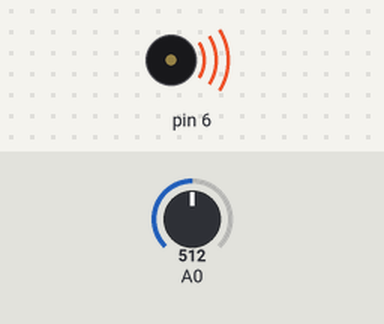
A sketch run on a simulated Arduino Uno, built with avr-gcc and run on an emulated ATmega328P. Shown: buzzer (waves = sounding). The inputs (shaded band) are chosen by the test bench; at power-on: A0 = 512.

Above: at 0.1 s.
Timing chart, 0 to 1.6 s (numbered marks = the images above):
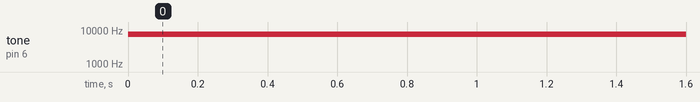

Measured:
- by itself, tone on pin 6: silent → 7532 Hz at 0.00 s

The sketch:

Tema_8_9.ino
```cpp
// Inicializamos el pin ~6
void setup(){
  pinMode(6, OUTPUT);
}


void loop(){
  // Creamos una variable para almacenar la frecuencia.
  int frecuencia;

  // Guardamos la conversion del potenciometro a una escala de 15MHz a 50Hz
  frecuencia = map( analogRead(A0), 0, 1023, 50, 15000);

  // Aplicamos la frecuancia haya al zumbador
  tone( 6, frecuencia);
}
```
